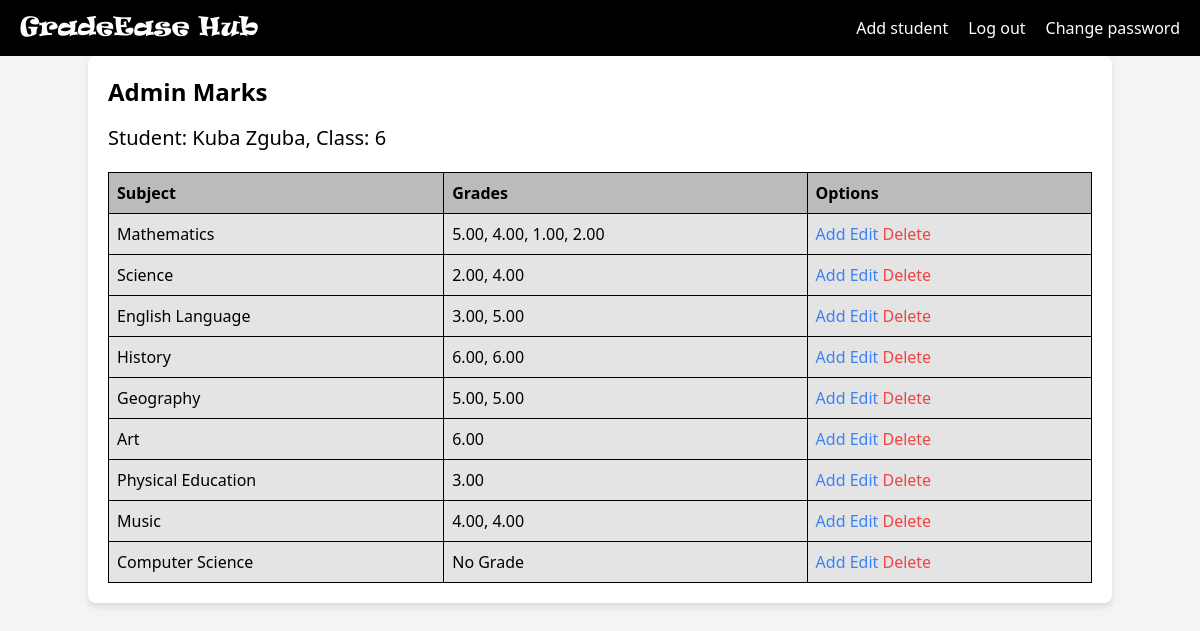
Page /pages/admin_marks.php?student_id=8 on the committed database.
### tables this page shows
CREATE TABLE `students` (
  `student_id` int(11) NOT NULL,
  `user_id` int(11) NOT NULL,
  `class` varchar(50) NOT NULL
);

CREATE TABLE `users` (
  `user_id` int(11) NOT NULL,
  `login` varchar(50) NOT NULL,
  `password` varchar(255) NOT NULL,
  `name` varchar(50) NOT NULL,
  `surname` varchar(50) NOT NULL,
  `role_as` tinyint(4) NOT NULL DEFAULT 0,
  `date_of_birth` date DEFAULT NULL,
  `created_at` timestamp NOT NULL DEFAULT current_timestamp()
);

CREATE TABLE `subjects` (
  `subject_id` int(11) NOT NULL,
  `subject_name` varchar(100) NOT NULL
);

### pages/admin_marks.php (the view, shortened to what this page needs)
<?php
include_once "../scripts/connect.php";
$user_id = $_GET['student_id'];
$sql_student = "
    SELECT users.name, users.surname, students.class
    FROM users
    INNER JOIN students ON users.user_id = students.user_id
    WHERE users.user_id = :user_id
";
$stmt_student = $conn->prepare($sql_student);
$stmt_student->bindParam(':user_id', $user_id, PDO::PARAM_INT);
$stmt_student->execute();
$student = $stmt_student->fetch(PDO::FETCH_ASSOC);
$sql_grades = "
    SELECT subjects.subject_id, subjects.subject_name, GROUP_CONCAT(COALESCE(grades.grade_value, 'No Grade') ORDER BY grades.date_of_issuance DESC SEPARATOR ', ') AS grades_list
    FROM subjects
    LEFT JOIN grades ON subjects.subject_id = grades.subject_id AND grades.student_id = (
        SELECT student_id FROM students WHERE user_id = :user_id
    )
    GROUP BY subjects.subject_id, subjects.subject_name
";
$stmt_grades = $conn->prepare($sql_grades);
$stmt_grades->bindParam(':user_id', $user_id, PDO::PARAM_INT);
$stmt_grades->execute();
$grades = $stmt_grades->fetchAll(PDO::FETCH_ASSOC);
?>
<!DOCTYPE html>
<html lang="en">
<head>
    <link href="https://cdn.jsdelivr.net/npm/tailwindcss@2.2.19/dist/tailwind.min.css" rel="stylesheet">
    <link rel="stylesheet" href="../css/student.css">
</head>
<body>
    <div class="navbar">
    <div class="navbar-brand">
            <a href="admin.php" class="text-white">GradeEase Hub</a>
        </div>
        <div class="navbar-links">
            <a href="addstudent.php">Add student</a>
            <a href="../scripts/logout.php">Log out</a>
            <a href="change_passw.php">Change password</a>
        </div>
    </div>
    <div class="container mx-auto p-4">
        <h1 class="text-2xl font-bold mb-4">Admin Marks</h1>
        <div>
            <h2 class="text-xl mb-2">Student: <?php echo htmlspecialchars($student['name'] . ' ' . $student['surname']); ?>, Class: <?php echo htmlspecialchars($student['class']); ?></h2>
            <table class="table-auto w-full">
                <thead>
                    <tr>
                        <th class="px-4 py-2">Subject</th>
                        <th class="px-4 py-2">Grades</th>
                        <th class="px-4 py-2">Options</th>
                    </tr>
                </thead>
                <tbody>
                    <?php foreach ($grades as $grade) { ?>
                        <tr>
                            <td class="border px-4 py-2"><?php echo htmlspecialchars($grade['subject_name']); ?></td>
                            <td class="border px-4 py-2"><?php echo htmlspecialchars($grade['grades_list']); ?></td>
                            <td class="border px-4 py-2">
                                <a href="add_mark.php?student_id=<?php echo $user_id; ?>&subject_id=<?php echo $grade['subject_id']; ?>" class="text-blue-500 hover:underline">Add</a>
                                <a href="edit_mark.php?student_id=<?php echo $user_id; ?>&subject_id=<?php echo $grade['subject_id']; ?>" class="text-blue-500 hover:underline">Edit</a>
                                <a href="delete_mark.php?student_id=<?php echo $user_id; ?>&subject_id=<?php echo $grade['subject_id']; ?>" class="text-red-500 hover:underline">Delete</a>
                            </td>
                        </tr>
                    <?php } ?>
                </tbody>
            </table>
        </div>
    </div>
</body>
</html>

### css/student.css (style rules this page uses)
body { background-color: #f3f4f6; }
.container { background-color: #ffffff; padding: 20px; border-radius: 8px; box-shadow: 0 4px 6px rgba(0, 0, 0, 0.1); }
.table-auto { width: 100%; border-collapse: collapse; margin-top: 20px; }
.table-auto th, .table-auto td { border: 1px solid #000000; padding: 8px; text-align: left; background-color: #e4e4e4; }
.table-auto th { background-color: #bbbbbb; font-weight: bold; }
.navbar { background-color: #000000; color: #ffffff; padding: 10px 20px; display: flex; justify-content: space-between; align-items: center; }
.navbar-brand { font-family: 'Ravie', sans-serif; font-size: 1.5rem; font-weight:lighter; }
.navbar-links { display: flex; gap: 20px; }
.navbar-links a { color: #ffffff; text-decoration: none; font-size: 1rem; }

### rows in the picture
students: user.surname "Kuba Zguba", class "6"
subjects: subject_name "Mathematics", grades_list "5.00, 4.00, 1.00, 2.00"
subjects: subject_name "Science", grades_list "2.00, 4.00"
subjects: subject_name "English Language", grades_list "3.00, 5.00"
subjects: subject_name "History", grades_list "6.00, 6.00"
subjects: subject_name "Geography", grades_list "5.00, 5.00"
subjects: subject_name "Art", grades_list "6.00"
subjects: subject_name "Physical Education", grades_list "3.00"
subjects: subject_name "Music", grades_list "4.00, 4.00"
subjects: subject_name "Computer Science", grades_list "No Grade"
